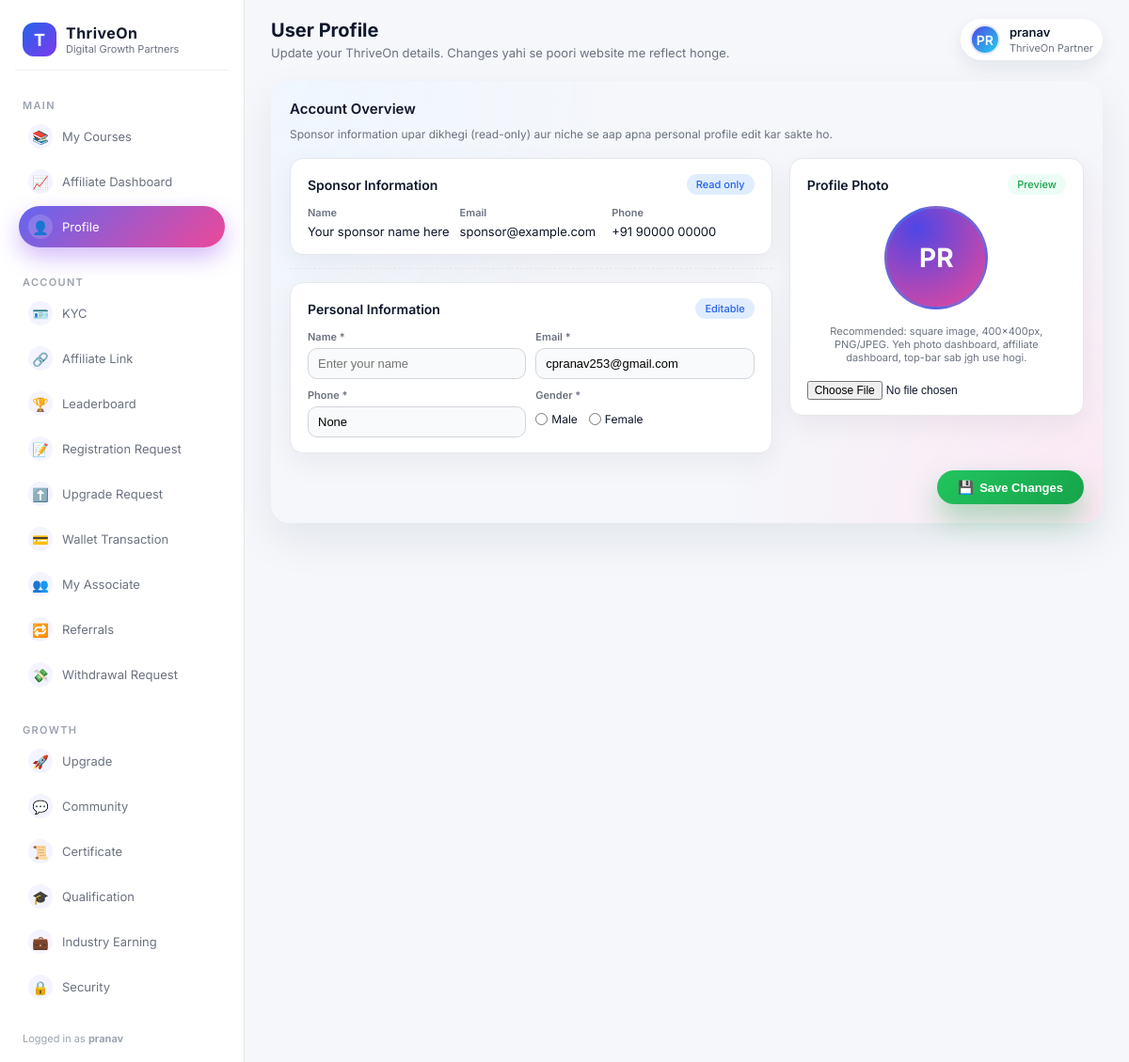
/profile/ (signed in), run on the app's committed database.
### home/models.py (models this page shows, shortened)
class Profile(models.Model):
    GENDER_CHOICES = (
        ("male", "Male"),
        ("female", "Female"),
    )
    user = models.OneToOneField(User, on_delete=models.CASCADE, related_name="profile")
    phone = models.CharField(max_length=20, null=True, blank=True)
    gender = models.CharField(max_length=10, choices=GENDER_CHOICES, blank=True)
    avatar = models.ImageField(upload_to="avatars/", blank=True, null=True)

### home/views.py (the view)
# urls.py: path('profile/', views.profile_page, name='profile'),
def profile_page(request):
    profile = None
    if request.user.is_authenticated:
        try:
            profile = request.user.profile
        except:
            profile = Profile.objects.create(user=request.user)
    return render(request, 'profile.html', {'profile': profile})

### home/templates/profile.html (shortened to what this page needs)
<!DOCTYPE html>
<html lang="en">
<head>
</head>
<body>
<div class="layout">
    <aside class="sidebar">
        <div class="brand">
            <div class="brand-logo">T</div>
            <div class="brand-text">
                <div class="brand-name">ThriveOn</div>
                <div class="brand-sub">Digital Growth Partners</div>
            </div>
        </div>
        <div class="nav-section">
            <div class="nav-section-label">Main</div>
            <ul class="nav-list">
                <li><a class="nav-link" href="/dashboard/"><span class="icon">📚</span><span class="label">My Courses</span></a></li>
                <li><a class="nav-link" href="/affiliate-dashboard/"><span class="icon">📈</span><span class="label">Affiliate Dashboard</span></a></li>
                <li><a class="nav-link active" href="/profile/"><span class="icon">👤</span><span class="label">Profile</span></a></li>
            </ul>
        </div>
        <div class="nav-section">
            <div class="nav-section-label">Account</div>
            <ul class="nav-list">
                <li><a class="nav-link" href="/kyc/"><span class="icon">🪪</span><span class="label">KYC</span></a></li>
                <li><a class="nav-link" href="/affiliate-link/"><span class="icon">🔗</span><span class="label">Affiliate Link</span></a></li>
                <li><a class="nav-link" href="/leaderboard/"><span class="icon">🏆</span><span class="label">Leaderboard</span></a></li>
                <li><a class="nav-link" href="/registration-request/"><span class="icon">📝</span><span class="label">Registration Request</span></a></li>
                <li><a class="nav-link" href="/upgrade-request/"><span class="icon">⬆️</span><span class="label">Upgrade Request</span></a></li>
                <li><a class="nav-link" href="/wallet-transaction/"><span class="icon">💳</span><span class="label">Wallet Transaction</span></a></li>
                <li><a class="nav-link" href="/my-associate/"><span class="icon">👥</span><span class="label">My Associate</span></a></li>
                <li><a class="nav-link" href="/referrals/"><span class="icon">🔁</span><span class="label">Referrals</span></a></li>
                <li><a class="nav-link" href="/withdrawal-request/"><span class="icon">💸</span><span class="label">Withdrawal Request</span></a></li>
            </ul>
        </div>
        <div class="nav-section">
            <div class="nav-section-label">Growth</div>
            <ul class="nav-list">
                <li><a class="nav-link" href="/upgrade/"><span class="icon">🚀</span><span class="label">Upgrade</span></a></li>
                <li><a class="nav-link" href="/community/"><span class="icon">💬</span><span class="label">Community</span></a></li>
                <li><a class="nav-link" href="/certificate/"><span class="icon">📜</span><span class="label">Certificate</span></a></li>
                <li><a class="nav-link" href="/qualification/"><span class="icon">🎓</span><span class="label">Qualification</span></a></li>
                <li><a class="nav-link" href="/industry-earning/"><span class="icon">💼</span><span class="label">Industry Earning</span></a></li>
                <li><a class="nav-link" href="/security/"><span class="icon">🔒</span><span class="label">Security</span></a></li>
            </ul>
        </div>
        <div class="nav-footer">
            Logged in as <strong>{{ user.first_name|default:user.username }}</strong>
        </div>
    </aside>
    <main class="main">
        <header class="topbar">
            <div class="top-left">
                <h1 class="page-title">User Profile</h1>
                <p class="page-sub">Update your ThriveOn details. Changes yahi se poori website me reflect honge.</p>
            </div>
            <div class="top-right">
                <div class="top-user">
                    <div class="top-avatar">
                        {% if profile.avatar %}
                            <img src="{{ profile.avatar.url }}" alt="Avatar">
                        {% else %}
                            {{ user.first_name|default:user.username|slice:":2" | upper }}
                        {% endif %}
                    </div>
                    <div class="top-user-info">
                        <div class="top-user-name">{{ user.first_name|default:user.username }}</div>
                        <div class="top-user-role">ThriveOn Partner</div>
                    </div>
                </div>
            </div>
        </header>
        <section class="profile-wrapper">
            <h2 class="section-title">Account Overview</h2>
            <p class="section-sub">
                Sponsor information upar dikhegi (read-only) aur niche se aap apna personal profile edit kar sakte ho.
            </p>
            <form method="post" enctype="multipart/form-data">
                <div class="profile-grid">
                    <div class="left-col">
                        <div class="card">
                            <div class="card-header">
                                <div class="card-title">Sponsor Information</div>
                                <div class="card-tag">Read only</div>
                            </div>
                            <div class="field-grid">
                                <div class="field">
                                    <div class="field-label">Name</div>
                                    <div class="field-value text-sm">
                                        {{ user.profile.sponsor_name|default:"Your sponsor name here" }}
                                    </div>
                                </div>
                                <div class="field">
                                    <div class="field-label">Email</div>
                                    <div class="field-value">
                                        {{ user.profile.sponsor_email|default:"sponsor@example.com" }}
                                    </div>
                                </div>
                                <div class="field">
                                    <div class="field-label">Phone</div>
                                    <div class="field-value">
                                        {{ user.profile.sponsor_phone|default:"+91 90000 00000" }}
                                    </div>
                                </div>
                            </div>
                        </div>
                        <div class="divider"></div>
                        <div class="card">
                            <div class="card-header">
                                <div class="card-title">Personal Information</div>
                                <div class="card-tag">Editable</div>
                            </div>
                            <div class="field-grid two">
                                <div class="field">
                                    <label class="field-label" for="name">Name *</label>
                                    <div class="field-input">
                                        <input type="text" id="name" name="name"
                                               value="{{ user.first_name }}"
                                               placeholder="Enter your name">
                                    </div>
                                </div>
                                <div class="field">
                                    <label class="field-label" for="email">Email *</label>
                                    <div class="field-input">
                                        <input type="email" id="email" name="email"
                                               value="{{ user.email }}"
                                               placeholder="Enter your email">
                                    </div>
                                </div>
                                <div class="field">
                                    <label class="field-label" for="phone">Phone *</label>
                                    <div class="field-input">
                                        <input type="text" id="phone" name="phone"
                                               value="{{ profile.phone }}"
                                               placeholder="Enter phone number">
                                    </div>
                                </div>
                                <div class="field">
                                    <div class="field-label">Gender *</div>
                                    <div class="gender-row">
                                        <label class="gender-option">
                                            <input type="radio" name="gender" value="male"
                                                {% if profile.gender == "male" %}checked{% endif %}>
                                            <span>Male</span>
                                        </label>
                                        <label class="gender-option">
                                            <input type="radio" name="gender" value="female"
                                                {% if profile.gender == "female" %}checked{% endif %}>
                                            <span>Female</span>
                                        </label>
                                    </div>
                                </div>
                            </div>
                        </div>
                    </div>
                    <div class="right-col">
                        <div class="card">
                            <div class="card-header">
                                <div class="card-title">Profile Photo</div>
                                <div class="card-tag" style="background:#ecfdf5;color:#16a34a;">Preview</div>
                            </div>
                            <div class="avatar-wrapper">
                                <div class="avatar-preview" id="avatarPreview">
                                    {% if profile.avatar %}
                                        <img src="{{ profile.avatar.url }}" alt="Avatar">
                                    {% else %}
                                        {{ user.first_name|default:user.username|slice:":2" | upper }}
                                    {% endif %}
                                </div>
                                <p class="avatar-hint">
                                    Recommended: square image, 400x400px, PNG/JPEG.
                                    Yeh photo dashboard, affiliate dashboard, top-bar sab jgh use hogi.
                                </p>
                                <div class="file-input">
                                    <input type="file" name="avatar" id="avatarInput" accept="image/*">
                                </div>
                            </div>
                        </div>
                    </div>
                </div>
                <div class="save-row">
                    <button type="submit" class="btn-save">
                        <span class="icon">💾</span>
                        <span>Save Changes</span>
                    </button>
                </div>
            </form>
        </section>
    </main>
</div>
</body>
</html>

### data on the page
Profile: phone "None", gender "☐ Male", gender "☐ Female"

### other printed values
{{ user.first_name|default:user.username }} "pranav"
{{ user.first_name|default:user.username|slice:":2" | upper }} "PR"
{{ user.profile.sponsor_name|default:"Your sponsor name here" }} "Your sponsor name here"
{{ user.profile.sponsor_email|default:"sponsor@example.com" }} "sponsor@example.com"
{{ user.profile.sponsor_phone|default:"+91 90000 00000" }} "+91 90000 00000"
